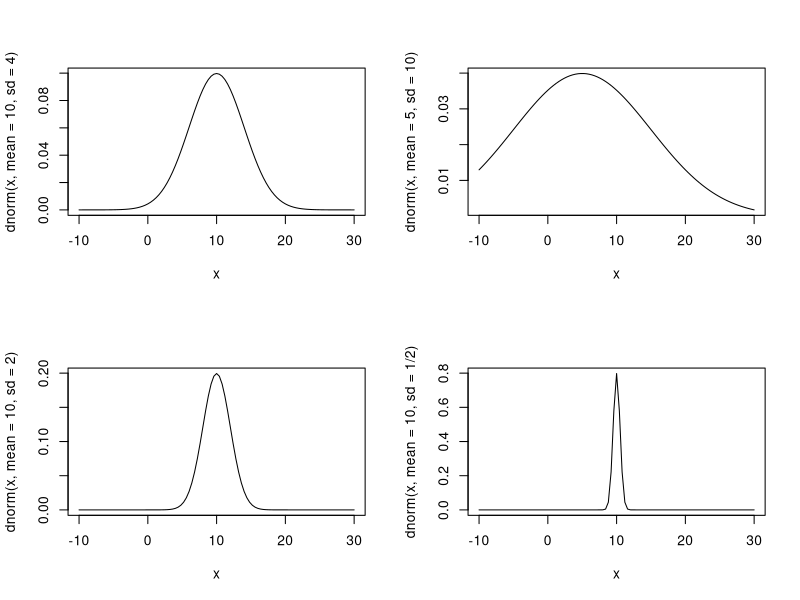
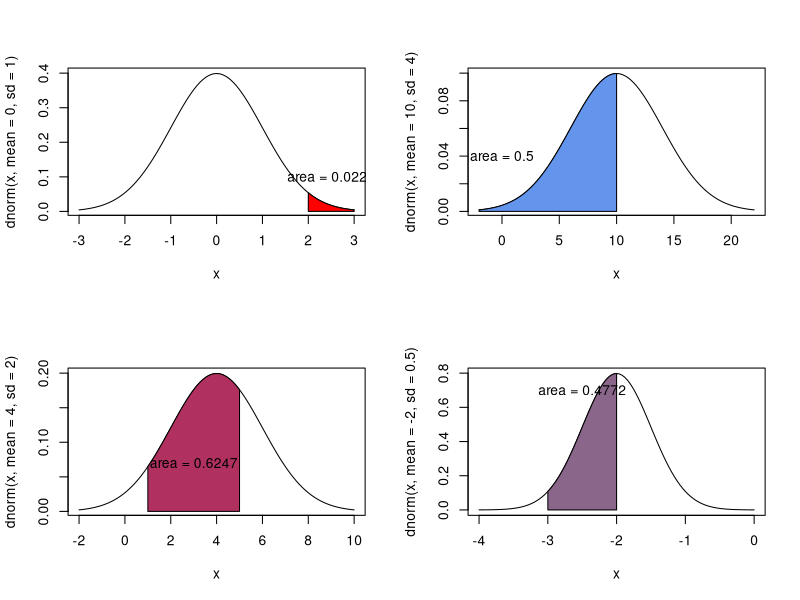
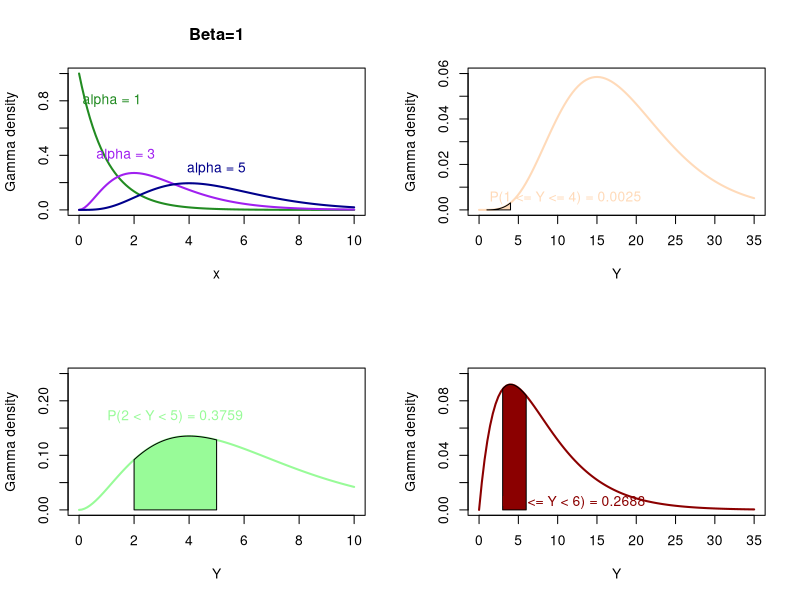
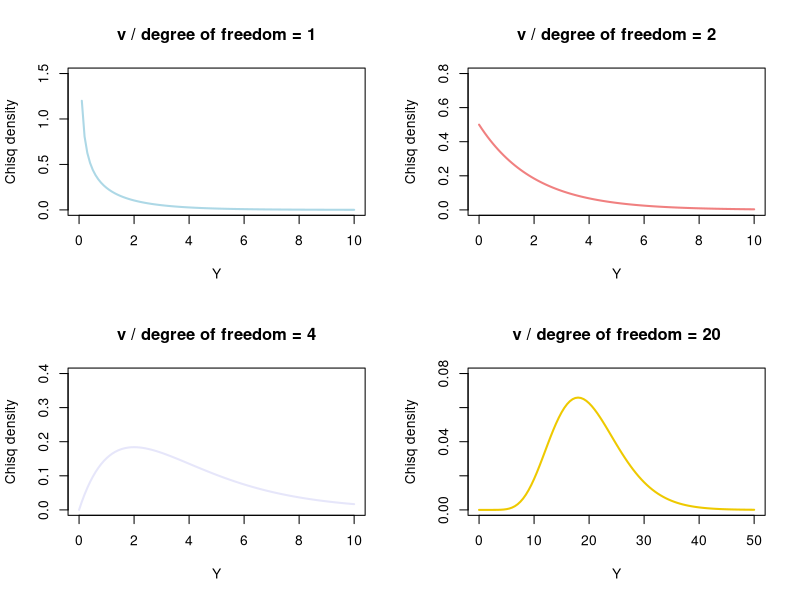
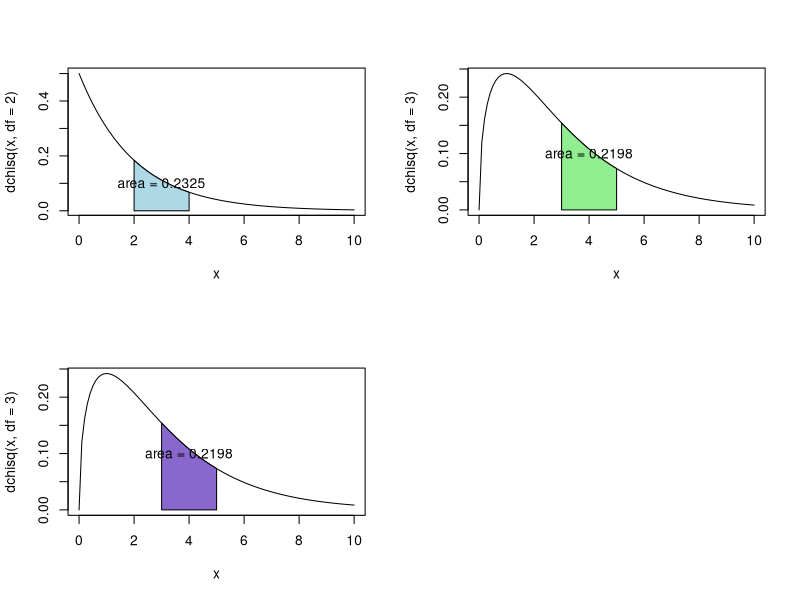
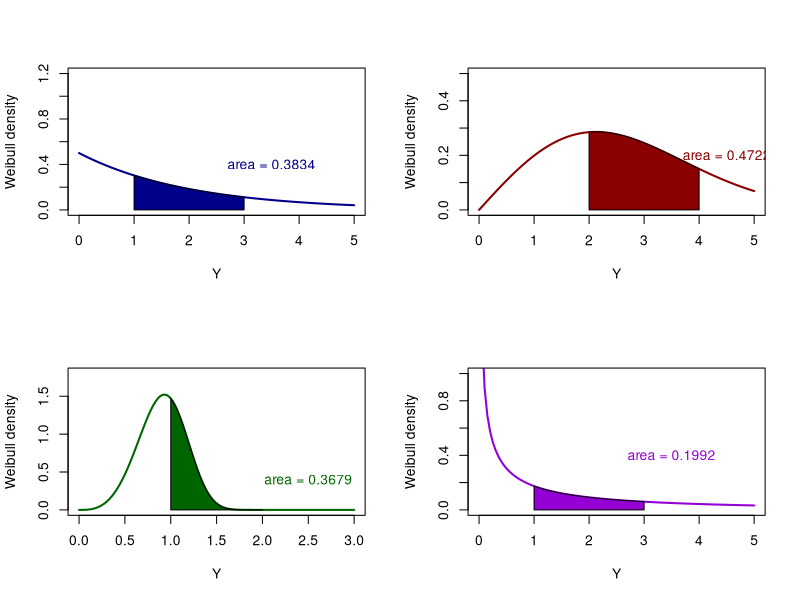
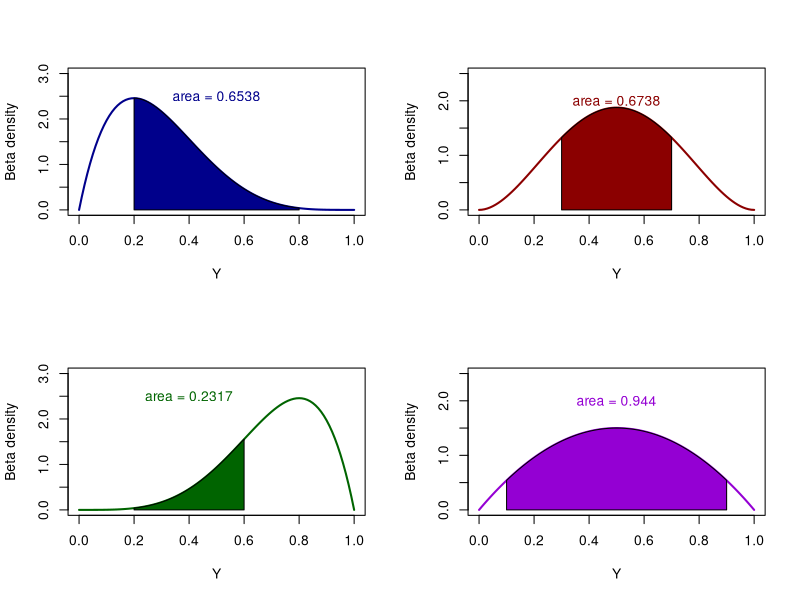

R code for these plots, in order:
## ---- chunk 1
knitr::opts_chunk$set(echo = TRUE)
## ---- chunk 2
getwd()
## ---- chunk 3
layout(matrix(1:4, nr=2,nc=2))

curve(dnorm(x, mean=10,sd=4),xlim=c(-10,30))

curve(dnorm(x, mean=10,sd=2),xlim=c(-10,30))

curve(dnorm(x, mean=5,sd=10),xlim=c(-10,30))

curve(dnorm(x, mean=10,sd=1/2),xlim=c(-10,30))
## ---- chunk 4
curve(dnorm(x, mean=0,sd=1),xlim=c(-3,3))

xcurve=seq(2,3,length=1000)

ycurve=dnorm(xcurve,mean=0,sd=1)

polygon(c(2,xcurve,3),c(0,ycurve,0),col="Red")

area = 1 - pnorm(2)
area = round(area, 4)

text(x = 2.5, y = 0.1, paste("area = ", area, sep = ""))


## ---- chunk 5
curve(dnorm(x, mean = 4, sd = 2), xlim = c(-2, 10))

xcurve = seq(1, 5, length = 1000)
ycurve = dnorm(xcurve, mean = 4, sd = 2)

polygon(c(1, xcurve, 5), c(0, ycurve, 0), col = "maroon")

area = pnorm(5, mean = 4, sd = 2) - pnorm(1, mean = 4, sd = 2)
area = round(area, 4)

text(x = 3, y = 0.07, paste("area = ", area, sep = ""))

## ---- chunk 6
curve(dnorm(x, mean = 10, sd = 4), xlim = c(-2, 22))

xcurve = seq(-2, 10, length = 1000)
ycurve = dnorm(xcurve, mean = 10, sd = 4)

polygon(c(-2, xcurve, 10), c(0, ycurve, 0), col = "cornflowerblue")

area = pnorm(10, mean = 10, sd = 4)
area = round(area, 4)

text(x = 0, y = 0.04, paste("area = ", area, sep = ""))

## ---- chunk 7
curve(dnorm(x, mean = -2, sd = 0.5), xlim = c(-4, 0))

xcurve = seq(-3, -2, length = 1000)
ycurve = dnorm(xcurve, mean = -2, sd = 0.5)

polygon(c(-3, xcurve, -2), c(0, ycurve, 0), col = "plum4")

area = pnorm(-2, mean = -2, sd = 0.5) - pnorm(-3, mean = -2, sd = 0.5)
area = round(area, 4)

text(x = -2.5, y = 0.7, paste("area = ", area, sep = ""))

## ---- chunk 8
curve(dgamma(x,shape=1,scale=1),xlim=c(0,10),ylim=c(0,1),col="forestgreen",lwd=2, ylab="Gamma density", main="Beta=1")
text(x = 1.2, y = 0.8,paste("alpha =",1), col = "forestgreen")
curve(dgamma(x,shape=3,scale=1),xlim=c(0,10),ylim=c(0,1),add=TRUE, col = "purple", lwd=2)
text(x = 1.7, y = 0.4, paste("alpha =",3), col = "purple")
curve(dgamma(x,shape=5,scale=1),xlim=c(0,10),ylim=c(0,1),add=TRUE, col="darkblue",lwd=2)
text(x = 5, y = 0.3,paste("alpha =",5), col="darkblue")
## ---- chunk 9
curve(dgamma(x,shape=3,scale=2),xlim=c(0,10),ylim=c(0,0.25),col="palegreen",lwd=2, ylab="Gamma density", xlab = "Y")
xgam = seq(2, 5, length = 1000)
ygam = dgamma(xgam, shape = 3, scale = 2)
polygon(c(2, xgam, 5), c(0, ygam, 0), col = "palegreen")
gprob = pgamma(5, shape = 3, scale = 2) - pgamma(2, shape = 3, scale = 2)
gprob = round(gprob, 4)
text(x = 3.5, y = 0.17, paste("P(2 < Y < 5) = ", gprob, sep = ""), col = "palegreen")
## ---- chunk 10
curve(dgamma(x,shape=6,scale=3),xlim=c(0,35),ylim=c(0,0.06),col="peachpuff",lwd=2, ylab="Gamma density", xlab = "Y")
xgam = seq(1, 4, length = 1000)
ygam = dgamma(xgam, shape = 6, scale = 3)
polygon(c(1, xgam, 4), c(0, ygam, 0), col = "peachpuff")
gprob = pgamma(4, shape = 6, scale = 3) - pgamma(1, shape = 6, scale = 3)
gprob = round(gprob, 4)
text(x = 11, y = 0.005, paste("P(1 <= Y <= 4) = ", gprob, sep = ""), col = "peachpuff")
## ---- chunk 11
curve(dgamma(x,shape=2,scale=4),xlim=c(0,35),ylim=c(0,0.1),col="darkred",lwd=2, ylab="Gamma density", xlab = "Y")
xgam = seq(3, 6, length = 1000)
ygam = dgamma(xgam, shape = 2, scale = 4)
polygon(c(3, xgam, 6), c(0, ygam, 0), col = "darkred")
gprob = pgamma(6, shape = 2, scale = 4) - pgamma(3, shape = 2, scale = 4)
gprob = round(gprob, 4)
text(x = 12, y = 0.005, paste("P(3 <= Y < 6) = ", gprob, sep = ""), col = "darkred")
## ---- chunk 12
layout(matrix(1:4, nrow = 2, ncol = 2, byrow = TRUE))
curve(dchisq(x,df=1),xlim=c(0,10),ylim=c(0,1.5),col="lightblue",lwd=2, xlab = "Y", ylab="Chisq density", main="v / degree of freedom = 1")
curve(dchisq(x,df=2),xlim=c(0,10),ylim=c(0,0.8),col="lightcoral",lwd=2, xlab = "Y", ylab="Chisq density", main="v / degree of freedom = 2")
curve(dchisq(x,df=4),xlim=c(0,10),ylim=c(0,0.4),col="lavender",lwd=2, xlab = "Y", ylab="Chisq density", main="v / degree of freedom = 4")
curve(dchisq(x,df=20),xlim=c(0,50),ylim=c(0,0.08),col="gold2",lwd=2, xlab = "Y", ylab="Chisq density", main="v / degree of freedom = 20")

## ---- chunk 13
curve(dchisq(x, df = 2), xlim = c(0, 10))

xcurve = seq(2, 4, length = 1000)
ycurve = dchisq(xcurve, df = 2)

polygon(c(2, xcurve, 4), c(0, ycurve, 0), col = "lightblue")

area = pchisq(4, df = 2) - pchisq(2, df = 2)
area = round(area, 4)

text(x = 3, y = 0.1, paste("area = ", area, sep = ""))

## ---- chunk 14
curve(dchisq(x, df = 3), xlim = c(0, 10))

xcurve = seq(3, 5, length = 1000)
ycurve = dchisq(xcurve, df = 3)

polygon(c(3, xcurve, 5), c(0, ycurve, 0), col = "lightgreen")

area = pchisq(5, df = 3) - pchisq(3, df = 3)
area = round(area, 4)

text(x = 4, y = 0.1, paste("area = ", area, sep = ""))

## ---- chunk 15
curve(dchisq(x, df = 3), xlim = c(0, 10))

xcurve = seq(3, 5, length = 1000)
ycurve = dchisq(xcurve, df = 3)

polygon(c(3, xcurve, 5), c(0, ycurve, 0), col = "mediumpurple3")

area = pchisq(5, df = 3) - pchisq(3, df = 3)
area = round(area, 4)

text(x = 4, y = 0.1, paste("area = ", area, sep = ""))

## ---- chunk 16
layout(matrix(1:4, nrow = 2, ncol = 2, byrow = TRUE))

curve(dweibull(x, shape = 1, scale = 2), xlim = c(0, 5), ylim = c(0, 1.2), col = "darkblue", lwd = 2, ylab = "Weibull density", xlab = "Y")
x = seq(1, 3, length = 1000)
y = dweibull(x, shape = 1, scale = 2)
polygon(c(1, x, 3), c(0, y, 0), col = "darkblue")
prob = round(pweibull(3, shape = 1, scale = 2) - pweibull(1, shape = 1, scale = 2), 4)
text(x = 3.5, y = 0.4, paste("area = ", prob, sep = ""), col = "darkblue")


curve(dweibull(x, shape = 2, scale = 3), xlim = c(0, 5), ylim = c(0, 0.5), col = "darkred", lwd = 2, ylab = "Weibull density", xlab = "Y")
x = seq(2, 4, length = 1000)
y = dweibull(x, shape = 2, scale = 3)
polygon(c(2, x, 4), c(0, y, 0), col = "darkred")
prob = round(pweibull(4, shape = 2, scale = 3) - pweibull(2, shape = 2, scale = 3), 4)
text(x = 4.5, y = 0.2, paste("area = ", prob, sep = ""), col = "darkred")


curve(dweibull(x, shape = 4, scale = 1), xlim = c(0, 3), ylim = c(0, 1.8), col = "darkgreen", lwd = 2, ylab = "Weibull density", xlab = "Y")
x = seq(1, 2, length = 1000)
y = dweibull(x, shape = 4, scale = 1)
polygon(c(1, x, 2), c(0, y, 0), col = "darkgreen")
prob = round(pweibull(2, shape = 4, scale = 1) - pweibull(1, shape = 4, scale = 1), 4)
text(x = 2.5, y = 0.4, paste("area = ", prob, sep = ""), col = "darkgreen")


curve(dweibull(x, shape = 0.5, scale = 2), xlim = c(0, 5), ylim = c(0, 1), col = "darkviolet", lwd = 2, ylab = "Weibull density", xlab = "Y")
x = seq(1, 3, length = 1000)
y = dweibull(x, shape = 0.5, scale = 2)
polygon(c(1, x, 3), c(0, y, 0), col = "darkviolet")
prob = round(pweibull(3, shape = 0.5, scale = 2) - pweibull(1, shape = 0.5, scale = 2), 4)
text(x = 3.5, y = 0.4, paste("area = ", prob, sep = ""), col = "darkviolet")


## ---- chunk 17
layout(matrix(1:4, nrow = 2, ncol = 2, byrow = TRUE))

curve(dbeta(x, shape1 = 2, shape2 = 5), xlim = c(0, 1), ylim = c(0, 3), col = "darkblue", lwd = 2, ylab = "Beta density", xlab = "Y")
x = seq(0.2, 0.8, length = 1000)
y = dbeta(x, shape1 = 2, shape2 = 5)
polygon(c(0.2, x, 0.8), c(0, y, 0), col = "darkblue")
prob = round(pbeta(0.8, shape1 = 2, shape2 = 5) - pbeta(0.2, shape1 = 2, shape2 = 5), 4)
text(x = 0.5, y = 2.5, paste("area = ", prob, sep = ""), col = "darkblue")


curve(dbeta(x, shape1 = 3, shape2 = 3), xlim = c(0, 1), ylim = c(0, 2.5), col = "darkred", lwd = 2, ylab = "Beta density", xlab = "Y")
x = seq(0.3, 0.7, length = 1000)
y = dbeta(x, shape1 = 3, shape2 = 3)
polygon(c(0.3, x, 0.7), c(0, y, 0), col = "darkred")
prob = round(pbeta(0.7, shape1 = 3, shape2 = 3) - pbeta(0.3, shape1 = 3, shape2 = 3), 4)
text(x = 0.5, y = 2, paste("area = ", prob, sep = ""), col = "darkred")


curve(dbeta(x, shape1 = 5, shape2 = 2), xlim = c(0, 1), ylim = c(0, 3), col = "darkgreen", lwd = 2, ylab = "Beta density", xlab = "Y")
x = seq(0.2, 0.6, length = 1000)
y = dbeta(x, shape1 = 5, shape2 = 2)
polygon(c(0.2, x, 0.6), c(0, y, 0), col = "darkgreen")
prob = round(pbeta(0.6, shape1 = 5, shape2 = 2) - pbeta(0.2, shape1 = 5, shape2 = 2), 4)
text(x = 0.4, y = 2.5, paste("area = ", prob, sep = ""), col = "darkgreen")


curve(dbeta(x, shape1 = 2, shape2 = 2), xlim = c(0, 1), ylim = c(0, 2.5), col = "darkviolet", lwd = 2, ylab = "Beta density", xlab = "Y")
x = seq(0.1, 0.9, length = 1000)
y = dbeta(x, shape1 = 2, shape2 = 2)
polygon(c(0.1, x, 0.9), c(0, y, 0), col = "darkviolet")
prob = round(pbeta(0.9, shape1 = 2, shape2 = 2) - pbeta(0.1, shape1 = 2, shape2 = 2), 4)
text(x = 0.5, y = 2, paste("area = ", prob, sep = ""), col = "darkviolet")

